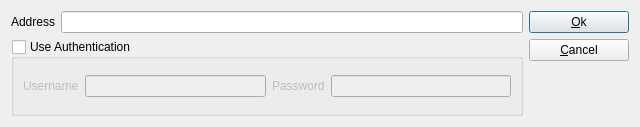
<?xml version="1.0" encoding="UTF-8"?>
<ui version="4.0">
 <class>DialogNew</class>
 <widget class="QDialog" name="DialogNew">
  <property name="geometry">
   <rect>
    <x>0</x>
    <y>0</y>
    <width>640</width>
    <height>127</height>
   </rect>
  </property>
  <property name="windowTitle">
   <string>Dialog</string>
  </property>
  <layout class="QGridLayout" name="gridLayout">
   <item row="0" column="0">
    <widget class="QLabel" name="label">
     <property name="text">
      <string>Address</string>
     </property>
    </widget>
   </item>
   <item row="0" column="1">
    <widget class="QLineEdit" name="leAddress"/>
   </item>
   <item row="0" column="2">
    <widget class="QPushButton" name="pbOk">
     <property name="minimumSize">
      <size>
       <width>100</width>
       <height>0</height>
      </size>
     </property>
     <property name="text">
      <string>&amp;Ok</string>
     </property>
    </widget>
   </item>
   <item row="1" column="0" rowspan="2" colspan="2">
    <widget class="QGroupBox" name="gbUse">
     <property name="title">
      <string>Use Authentication</string>
     </property>
     <property name="checkable">
      <bool>true</bool>
     </property>
     <property name="checked">
      <bool>false</bool>
     </property>
     <layout class="QHBoxLayout" name="horizontalLayout">
      <item>
       <widget class="QLabel" name="label_2">
        <property name="text">
         <string>Username</string>
        </property>
       </widget>
      </item>
      <item>
       <widget class="QLineEdit" name="leUsername"/>
      </item>
      <item>
       <widget class="QLabel" name="label_3">
        <property name="text">
         <string>Password</string>
        </property>
       </widget>
      </item>
      <item>
       <widget class="QLineEdit" name="lePass"/>
      </item>
     </layout>
    </widget>
   </item>
   <item row="1" column="2">
    <widget class="QPushButton" name="pbCancel">
     <property name="text">
      <string>&amp;Cancel</string>
     </property>
    </widget>
   </item>
   <item row="2" column="2">
    <spacer name="verticalSpacer">
     <property name="orientation">
      <enum>Qt::Vertical</enum>
     </property>
     <property name="sizeHint" stdset="0">
      <size>
       <width>20</width>
       <height>26</height>
      </size>
     </property>
    </spacer>
   </item>
  </layout>
 </widget>
 <resources/>
 <connections/>
</ui>
